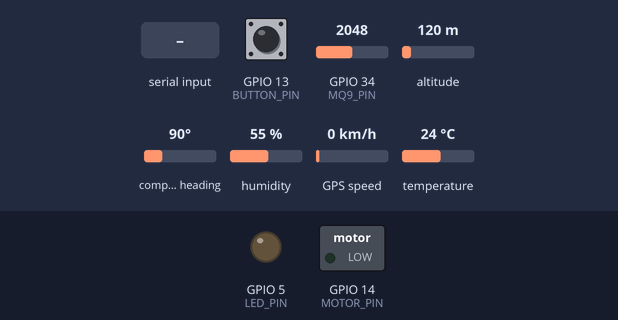
This program was run on a simulated ESP32. Shown: switched loads named in the program (green lamp = pin HIGH), output pins drawn as LEDs (lit = HIGH). The inputs (shaded band) are chosen by the test bench; at power-on: GPIO 13 (BUTTON_PIN) HIGH, GPIO 34 (MQ9_PIN) = 2048, altitude 120 m, compass heading 90°, humidity 55 %, GPS speed 0 km/h, temperature 24 °C. The GPS gets a fix after 3 s at 37.7749, -122.4194 with 8 satellites; what the program prints to the serial monitor is not drawn.

Above: at 1.2 s.
1.3 s: "1" received over Serial
At 3.2 s:
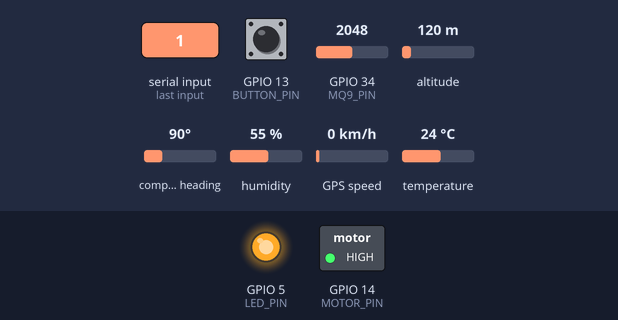
5.1 s: "0" received over Serial
At 6.1 s:
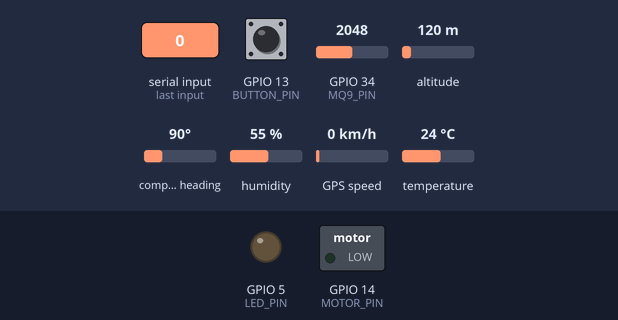
Timing chart, 0 to 8.1 s (numbered marks = the images above; inputs shaded):
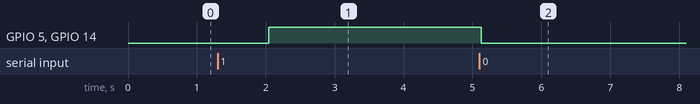

Measured:
- after the input at 1.3 s, GPIO 5 (LED_PIN), GPIO 14 (MOTOR_PIN): LOW → HIGH after 0.75 s
- after the input at 5.1 s, GPIO 5 (LED_PIN), GPIO 14 (MOTOR_PIN): HIGH → LOW at once

The program:

main.cpp
```cpp
#include <Arduino.h>
#include <DHT.h>
#include <TinyGPS++.h>

// ----------------------
// PIN DEFINITIONS
// ----------------------
#define MQ9_PIN       34
#define DHT_PIN       32
#define BUTTON_PIN    13
#define LED_PIN       5
#define MOTOR_PIN     14

#define DHT_TYPE      DHT11

// REMOVED: #define GAS_THRESHOLD
// The threshold is now 100% controlled by Python.

#define GPS_RX_PIN    16
#define GPS_TX_PIN    17
#define HELMET_ID "SH-001"

// ----------------------
DHT dht(DHT_PIN, DHT_TYPE);
TinyGPSPlus gps;
HardwareSerial gpsSerial(2);

// ----------------------
// GAS CALCULATIONS (Raw Data Pass-through)
// ----------------------
float calcCH4(int raw) { return raw * 1.0; }
float calcCO(int raw)  { return raw * 1.0; }
float calcLPG(int raw) { return raw * 1.0; }

void setup() {
  Serial.begin(115200);

  dht.begin();
  gpsSerial.begin(9600, SERIAL_8N1, GPS_RX_PIN, GPS_TX_PIN);

  pinMode(BUTTON_PIN, INPUT_PULLUP);
  pinMode(LED_PIN, OUTPUT);
  pinMode(MOTOR_PIN, OUTPUT);

  // Ensure off at start
  digitalWrite(LED_PIN, LOW);
  digitalWrite(MOTOR_PIN, LOW);

  Serial.println("Safety Helmet System Started - Waiting for Python Commands...");
}

void loop() {
  // -------------------------------------------------
  // 1. READ COMMANDS FROM PYTHON (New Logic)
  // -------------------------------------------------
  if (Serial.available() > 0) {
    char command = Serial.read();

    // '1' = Turn Alert ON
    if (command == '1') {
      digitalWrite(LED_PIN, HIGH);
      digitalWrite(MOTOR_PIN, HIGH);
    }
    // '0' = Turn Alert OFF
    else if (command == '0') {
      digitalWrite(LED_PIN, LOW);
      digitalWrite(MOTOR_PIN, LOW);
    }
  }

  // ----------------------
  // 2. SENSOR READINGS
  // ----------------------
  int gasRaw = analogRead(MQ9_PIN);
  float CH4 = calcCH4(gasRaw);
  float CO  = calcCO(gasRaw);
  float LPG = calcLPG(gasRaw);

  float temp = dht.readTemperature();
  float hum  = dht.readHumidity();

  if (isnan(temp)) temp = 0.0;
  if (isnan(hum)) hum = 0.0;

  unsigned long start = millis();
  while (millis() - start < 500) { // Reduced delay slightly for faster response
    if (gpsSerial.available()) gps.encode(gpsSerial.read());
  }

  float lat = gps.location.isValid() ? gps.location.lat() : 23.6622598;
  float lon = gps.location.isValid() ? gps.location.lng() : 86.4726765;

  bool emergency = (digitalRead(BUTTON_PIN) == LOW);

  // ----------------------
  // 3. JSON OUTPUT
  // ----------------------
  String json = "{";
  json += "\"helmetId\": \"" + String(HELMET_ID) + "\",";
  json += "\"gas\": " + String(CO) + ",";
  json += "\"methane\": " + String(CH4) + ",";
  json += "\"natural_gas\": " + String(LPG) + ",";
  json += "\"temperature\": " + String(temp) + ",";
  json += "\"humidity\": " + String(hum) + ",";
  json += "\"latitude\": " + String(lat, 6) + ",";
  json += "\"longitude\": " + String(lon, 6) + ",";
  json += "\"battery\": 100,";
  json += "\"emergency\": " + String(emergency ? "true" : "false");
  json += "}";

  Serial.println(json);

  // Reduced delay so the system is more responsive to commands
  delay(500);
}
```
